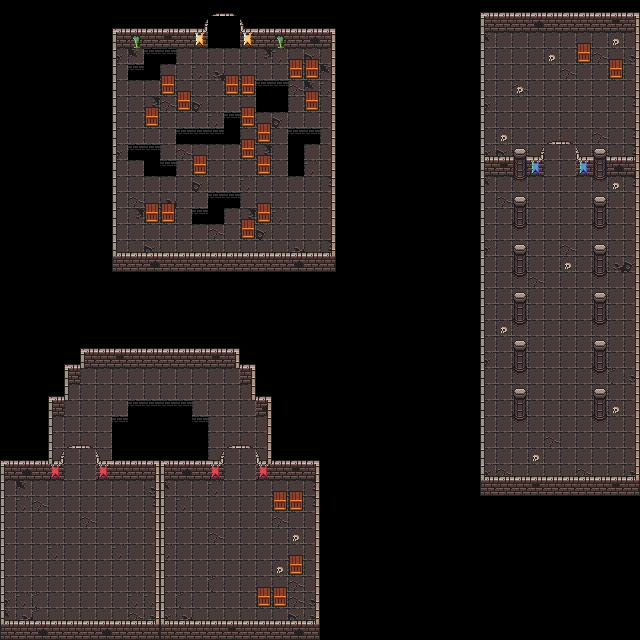

A level layout from a 2D game, rendered from its tile map. Below: a short description, then the map file with tile-grid data replaced by summaries:
An orthogonal 40x40 tile map with 16x16 px tiles, 3 tile layers (floor, walls, side-walls) and 111 objects (74x wall, 17x spike, 5x trigger, 4x ladder, 3x door, ...).

<map version="1.10" tiledversion="1.10.1" orientation="orthogonal" renderorder="right-down" width="40" height="40" tilewidth="16" tileheight="16" infinite="0" nextlayerid="6" nextobjectid="123">
 <tileset firstgid="1" name="tiles_spritesheet" tilewidth="16" tileheight="16" tilecount="1024" columns="32">
  <image source="tiles_spritesheet.png" trans="000000" width="512" height="512" />
 </tileset>
 <layer id="1" name="floor" width="40" height="40">
  <data>[1600 cells, 691 non-empty, 9 distinct tile ids]</data>
 </layer>
 <layer id="2" name="walls" width="40" height="40">
  <data>[1600 cells, 307 non-empty, 25 distinct tile ids]</data>
 </layer>
 <layer id="3" name="side-walls" width="40" height="40">
  <data>[1600 cells, 140 non-empty, 2 distinct tile ids]</data>
 </layer>
 <objectgroup id="4" name="objs">
  <object id="3" name="door1" type="door" x="64" y="448" width="32" height="16">
   <properties>
    <property name="connected" type="int" value="1" />
   </properties>
  </object>
  <object id="4" name="door1" type="door" x="224" y="448" width="32" height="16">
   <properties>
    <property name="connected" type="int" value="1" />
   </properties>
  </object>
  <object id="5" name="ladder1" type="ladder" x="192" y="560" width="16" height="2">
   <properties>
    <property name="connected" type="int" value="1" />
   </properties>
  </object>
  <object id="7" name="plate1" type="plate" x="112" y="496" width="16" height="2">
   <properties>
    <property name="color" value="red" />
    <property name="connected" type="int" value="1" />
   </properties>
  </object>
  <object id="8" name="ladder1" type="ladder" x="496" y="448" width="16" height="2">
   <properties>
    <property name="connected" type="int" value="1" />
   </properties>
  </object>
  <object id="9" name="door2" type="door" x="544" y="144" width="32" height="16">
   <properties>
    <property name="connected" type="int" value="2" />
   </properties>
  </object>
  <object id="10" name="plate2" type="plate" x="608" y="448" width="16" height="2">
   <properties>
    <property name="color" value="blue" />
    <property name="connected" type="int" value="2" />
   </properties>
  </object>
  <object id="11" name="spike" type="spike" x="544" y="192" width="16" height="2" />
  <object id="13" name="spike" type="spike" x="560" y="224" width="16" height="2" />
  <object id="14" name="spike" type="spike" x="528" y="240" width="16" height="2" />
  <object id="15" name="spike" type="spike" x="608" y="240" width="16" height="2" />
  <object id="16" name="spike" type="spike" x="560" y="288" width="16" height="2" />
  <object id="17" name="spike" type="spike" x="528" y="320" width="16" height="2" />
  <object id="18" name="spike" type="spike" x="560" y="336" width="16" height="2" />
  <object id="19" name="spike" type="spike" x="544" y="368" width="16" height="2" />
  <object id="20" name="spike" type="spike" x="560" y="400" width="16" height="2" />
  <object id="21" name="spike" type="spike" x="496" y="272" width="16" height="2" />
  <object id="22" name="potion" type="potion" x="528" y="112" width="16" height="2" />
  <object id="24" name="potion" type="potion" x="576" y="112" width="16" height="2" />
  <object id="25" name="ladder2" type="ladder" x="512" y="48" width="16" height="2">
   <properties>
    <property name="connected" type="int" value="2" />
   </properties>
  </object>
  <object id="26" name="spike" type="spike" x="496" y="384" width="16" height="2" />
  <object id="27" name="spike" type="spike" x="608" y="383" width="16" height="2" />
  <object id="29" name="exit" type="exit" x="208" y="16" width="32" height="16">
   <properties>
    <property name="connected" type="int" value="3" />
   </properties>
  </object>
  <object id="30" name="ladder2" type="ladder" x="304" y="224" width="16" height="2">
   <properties>
    <property name="connected" type="int" value="2" />
   </properties>
  </object>
  <object id="31" name="spike" type="spike" x="224" y="160" width="16" height="2" />
  <object id="32" name="spike" type="spike" x="192" y="80" width="16" height="2" />
  <object id="33" name="spike" type="spike" x="160" y="176" width="16" height="2" />
  <object id="34" name="spike" type="spike" x="288" y="192" width="16" height="2" />
  <object id="35" name="spike" type="spike" x="176" y="224" width="16" height="2" />
  <object id="36" name="plate3" type="plate" x="128" y="96" width="16" height="2">
   <properties>
    <property name="color" value="yellow" />
    <property name="connected" type="int" value="3" />
   </properties>
  </object>
  <object id="37" type="wall" x="0" y="460" width="5" height="164" />
  <object id="38" type="wall" x="155" y="460" width="10" height="164" />
  <object id="39" type="wall" x="315" y="460" width="5" height="164" />
  <object id="40" type="wall" x="0" y="620" width="320" height="5" />
  <object id="41" type="wall" x="80" y="348" width="160" height="5" />
  <object id="43" type="wall" x="80" y="352" width="5" height="16" />
  <object id="44" type="wall" x="64" y="368" width="5" height="32" />
  <object id="45" type="wall" x="48" y="400" width="5" height="64" />
  <object id="46" type="wall" x="235" y="352" width="5" height="16" />
  <object id="47" type="wall" x="251" y="368" width="5" height="32" />
  <object id="48" type="wall" x="267" y="400" width="5" height="64" />
  <object id="49" type="wall" x="64" y="364" width="16" height="4" />
  <object id="50" type="wall" x="48" y="396" width="16" height="4" />
  <object id="51" type="wall" x="240" y="364" width="16" height="4" />
  <object id="52" type="wall" x="256" y="396" width="16" height="4" />
  <object id="53" type="wall" x="256" y="460" width="64" height="4" />
  <object id="54" type="wall" x="96" y="460" width="128" height="4" />
  <object id="55" type="wall" x="0" y="460" width="64" height="4" />
  <object id="56" type="wall" x="128" y="400" width="64" height="4" />
  <object id="57" type="wall" x="112" y="416" width="16" height="4" />
  <object id="58" type="wall" x="192" y="416" width="16" height="4" />
  <object id="60" type="wall" x="112" y="420" width="5" height="44" />
  <object id="61" type="wall" x="203" y="420" width="5" height="44" />
  <object id="63" type="wall" x="272" y="496" width="32" height="4" />
  <object id="64" type="wall" x="256" y="592" width="32" height="4" />
  <object id="65" type="wall" x="288" y="560" width="16" height="4" />
  <object id="66" type="wall" x="144" y="208" width="32" height="4" />
  <object id="67" type="wall" x="288" y="64" width="32" height="4" />
  <object id="68" type="wall" x="224" y="80" width="63.875" height="4" />
  <object id="69" type="wall" x="160" y="80" width="16" height="4" />
  <object id="70" type="wall" x="176" y="96" width="16" height="4" />
  <object id="71" type="wall" x="144" y="112" width="16" height="4" />
  <object id="72" type="wall" x="224" y="112" width="32" height="4" />
  <object id="73" type="wall" x="256" y="128" width="16" height="4" />
  <object id="74" type="wall" x="240" y="144" width="16" height="4" />
  <object id="75" type="wall" x="256" y="160" width="16" height="4" />
  <object id="76" type="wall" x="192" y="160" width="16" height="4" />
  <object id="77" type="wall" x="256" y="208" width="16" height="4" />
  <object id="78" type="wall" x="240" y="224" width="16" height="4" />
  <object id="79" type="wall" x="304" y="96" width="16" height="4" />
  <object id="80" type="wall" x="112" y="28" width="5" height="228" />
  <object id="81" type="wall" x="331" y="28" width="5" height="228" />
  <object id="83" type="wall" x="112" y="252" width="224" height="5" />
  <object id="84" type="wall" x="112" y="28" width="96" height="4" />
  <object id="85" type="wall" x="240" y="28" width="96" height="4" />
  <object id="86" type="wall" x="480" y="12" width="160" height="4" />
  </objectgroup>
</map>
<!-- 35 of 111 objects omitted -->
